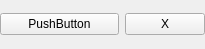
<?xml version="1.0" encoding="UTF-8"?>
<ui version="4.0">
 <class>Form</class>
 <widget class="QWidget" name="Form">
  <property name="geometry">
   <rect>
    <x>0</x>
    <y>0</y>
    <width>205</width>
    <height>49</height>
   </rect>
  </property>
  <property name="windowTitle">
   <string>Form</string>
  </property>
  <layout class="QHBoxLayout" name="horizontalLayout">
   <property name="margin">
    <number>0</number>
   </property>
   <item>
    <widget class="QPushButton" name="optionButton">
     <property name="sizePolicy">
      <sizepolicy hsizetype="MinimumExpanding" vsizetype="Fixed">
       <horstretch>0</horstretch>
       <verstretch>0</verstretch>
      </sizepolicy>
     </property>
     <property name="text">
      <string>PushButton</string>
     </property>
    </widget>
   </item>
   <item>
    <widget class="QPushButton" name="deleteButton">
     <property name="sizePolicy">
      <sizepolicy hsizetype="Minimum" vsizetype="Fixed">
       <horstretch>0</horstretch>
       <verstretch>0</verstretch>
      </sizepolicy>
     </property>
     <property name="text">
      <string>X</string>
     </property>
    </widget>
   </item>
  </layout>
 </widget>
 <resources/>
 <connections/>
</ui>
